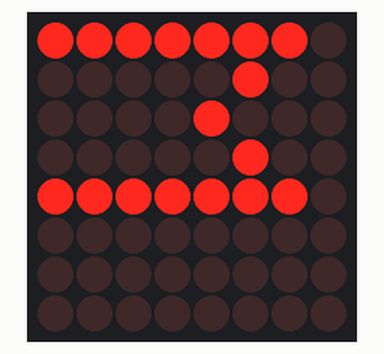
The sketch below on a simulated Arduino Uno, built with avr-gcc and run on an emulated ATmega328P. On the bench: 8×8 LED matrix.

Above: at 0.12 s.
At 0.63 s:
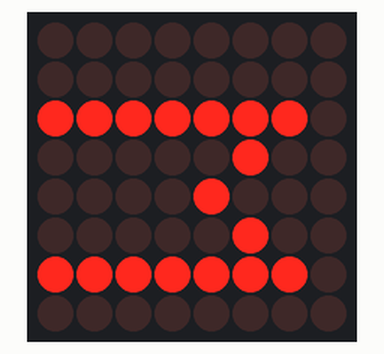
At 1.38 s:
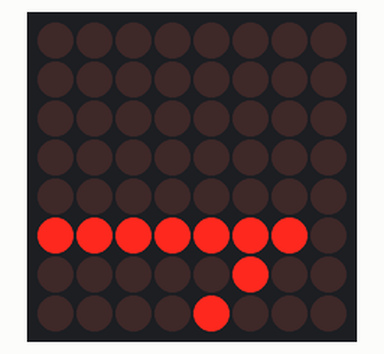
At 1.88 s:
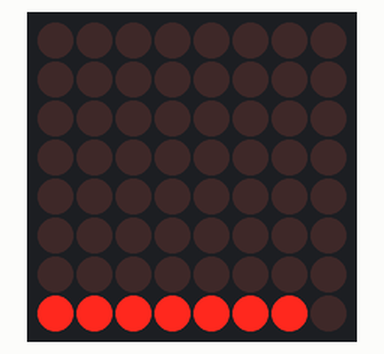
At 2.84 s:
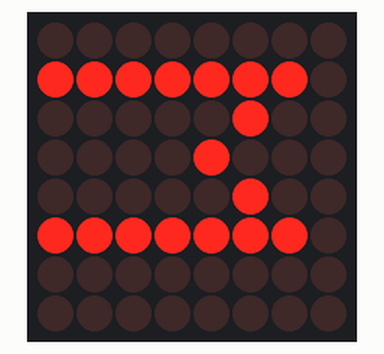

The sketch:

sketch_mar31a.ino
```cpp
#include <LedControl.h>

#include "LedControl.h"
/*
Now we need a LedControl to work with.
pin 12 is connected to the DataIn
pin 11 is connected to the CLK
pin 10 is connected to LOAD
We have only a single MAX7219
*/
LedControl lc=LedControl(12,11,10,1);
/* we always wait a bit between updates of the display */
unsigned long delaytime=250;
void setup() {
/*
The MAX72XX is in power-saving mode on startup,
we have to do a wakeup call
*/
lc.shutdown(0,false);
/* Set the brightness to a medium values */
lc.setIntensity(0,8);
/* and clear the display */
lc.clearDisplay(0);
}

void writeWWWWWWWWOnMatrix() {
/* here is the data for the characters */
byte w[8]={
B11111110,B00000100,B00001000,B00000100,B11111110,B00000000,B00000000,B00000000 };
byte a[8]={
B00000000,B11111110,B00000100,B00001000,B00000100,B11111110,B00000000,B00000000 };
byte q[8]={
B00000000,B00000000,B11111110,B00000100,B00001000,B00000100,B11111110,B00000000 };
byte c[8]={
B00000000,B00000000,B00000000,B11111110,B00000100,B00001000,B00000100,B11111110 };
byte s[8]={
B00000000,B00000000,B00000000,B00000000,B11111110,B00000100,B00001000,B00000100 };
byte y[8]={
B00000000,B00000000,B00000000,B00000000,B00000000,B11111110,B00000100,B00001000 };
byte z[8]={
B00000000,B00000000,B00000000,B00000000,B00000000,B00000000,B11111110,B00000100 };
byte f[8]={
B00000000,B00000000,B00000000,B00000000,B00000000,B00000000,B00000000,B11111110 };
/* now display them one by one with a small delay */
lc.setRow(0,0,w[0]);
lc.setRow(0,1,w[1]);
lc.setRow(0,2,w[2]);
lc.setRow(0,3,w[3]);
lc.setRow(0,4,w[4]);
lc.setRow(0,5,w[6]);
lc.setRow(0,6,w[7]);
lc.setRow(0,7,w[8]);
delay(delaytime);
lc.setRow(0,0,a[0]);
lc.setRow(0,1,a[1]);
lc.setRow(0,2,a[2]);
lc.setRow(0,3,a[3]);
lc.setRow(0,4,a[4]);
lc.setRow(0,5,a[5]);
lc.setRow(0,6,a[6]);
lc.setRow(0,7,a[7]);
delay(delaytime);
lc.setRow(0,0,q[0]);
lc.setRow(0,1,q[1]);
lc.setRow(0,2,q[2]);
lc.setRow(0,3,q[3]);
lc.setRow(0,4,q[4]);
lc.setRow(0,5,q[5]);
lc.setRow(0,6,q[6]);
lc.setRow(0,7,q[7]);
delay(delaytime);
lc.setRow(0,0,c[0]);
lc.setRow(0,1,c[1]);
lc.setRow(0,2,c[2]);
lc.setRow(0,3,c[3]);
lc.setRow(0,4,c[4]);
lc.setRow(0,5,c[5]);
lc.setRow(0,6,c[6]);
lc.setRow(0,7,c[7]);
delay(delaytime);
lc.setRow(0,0,s[0]);
lc.setRow(0,1,s[1]);
lc.setRow(0,2,s[2]);
lc.setRow(0,3,s[3]);
lc.setRow(0,4,s[4]);
lc.setRow(0,5,s[5]);
lc.setRow(0,6,s[6]);
lc.setRow(0,7,s[7]);
delay(delaytime);
lc.setRow(0,0,y[0]);
lc.setRow(0,1,y[1]);
lc.setRow(0,2,y[2]);
lc.setRow(0,3,y[3]);
lc.setRow(0,4,y[4]);
lc.setRow(0,5,y[5]);
lc.setRow(0,6,y[6]);
lc.setRow(0,7,y[7]);
delay(delaytime);
lc.setRow(0,0,z[0]);
lc.setRow(0,1,z[1]);
lc.setRow(0,2,z[2]);
lc.setRow(0,3,z[3]);
lc.setRow(0,4,z[4]);
lc.setRow(0,5,z[5]);
lc.setRow(0,6,z[6]);
lc.setRow(0,7,z[7]);
delay(delaytime);
lc.setRow(0,0,f[0]);
lc.setRow(0,1,f[1]);
lc.setRow(0,2,f[2]);
lc.setRow(0,3,f[3]);
lc.setRow(0,4,f[4]);
lc.setRow(0,5,f[5]);
lc.setRow(0,6,f[6]);
lc.setRow(0,7,f[7]);
delay(delaytime);
lc.setRow(0,0,0);
lc.setRow(0,1,0);
lc.setRow(0,2,0);
lc.setRow(0,3,0);
lc.setRow(0,4,0);
lc.setRow(0,5,0);
lc.setRow(0,6,0);
lc.setRow(0,7,0);
delay(delaytime);
}


void loop() {
lc.setIntensity(0,8);
writeWWWWWWWWOnMatrix();
delay(200);
writeWWWWWWWWOnMatrix();
delay(200);
writeWWWWWWWWOnMatrix();
delay(200);
}
```

Measured:
- by itself, everything shown: repeats every 2.5 s, in 9 steps
